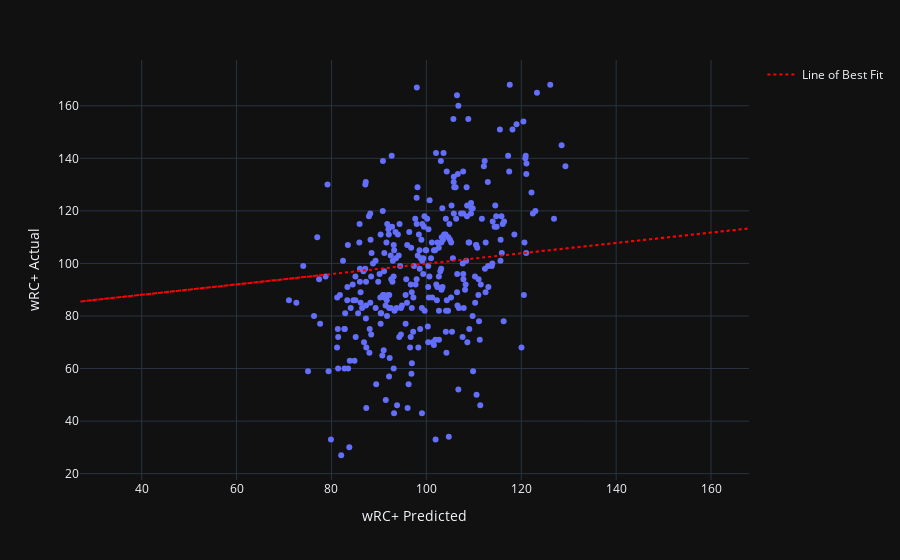

The cell this chart's notebook holds for it:
### Code cell
data_no_outliers_xgb.plot_model()
data_no_outliers_xgb.evaluate_model()

### Figure 1 — Plotly figure (JSON) as saved in the notebook; plotly's stock layout.template omitted (floating-point values rounded to 4 significant figures; data arrays with more than 128 entries replaced by an {"elided": "..."} marker saying what was removed)
{"data": [{"hovertemplate": "wRC+ Predicted=%{x}<br>wRC+ Actual=%{y}<extra></extra>", "legendgroup": "", "marker": {"color": "#636efa", "symbol": "circle"}, "mode": "markers", "name": "", "orientation": "v", "showlegend": false, "type": "scatter", "x": {"elided": "322 float values"}, "xaxis": "x", "y": {"elided": "322 int values"}, "yaxis": "y"}, {"line": {"color": "red", "dash": "dot", "width": 2}, "mode": "lines", "name": "Line of Best Fit", "type": "scatter", "x": {"elided": "322 int values"}, "y": {"elided": "322 float values"}}], "layout": {"legend": {"tracegroupgap": 0}, "margin": {"t": 60}, "xaxis": {"anchor": "y", "domain": [0, 1], "title": {"text": "wRC+ Predicted"}}, "yaxis": {"anchor": "x", "domain": [0, 1], "title": {"text": "wRC+ Actual"}}}}
